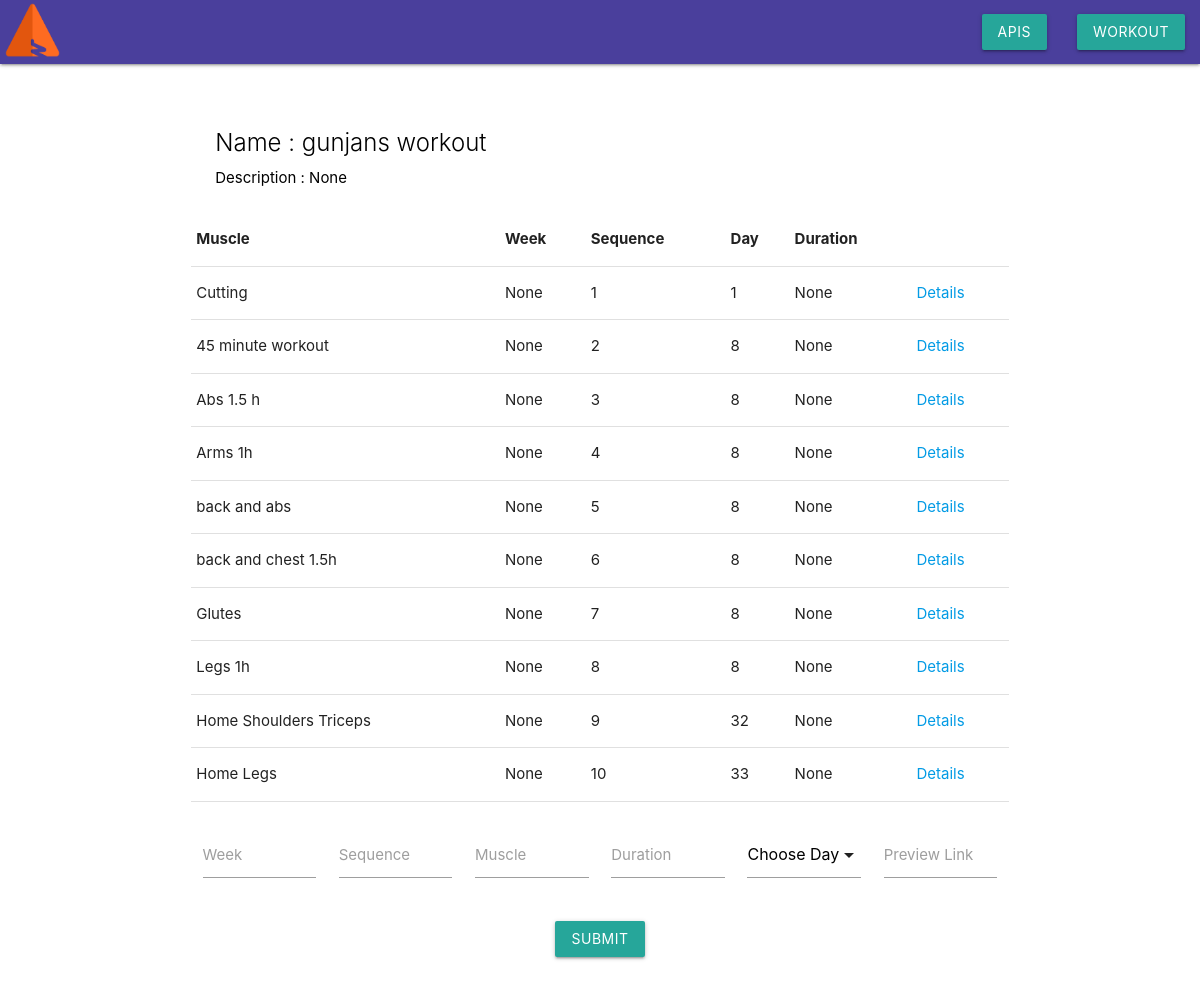
/workoutprograms/details/8, run on the app's committed database.
### database/database.py (models this page shows, shortened)
class WorkoutPrograms(db.Model):
    id = db.Column(db.Integer, primary_key=True)
    name = db.Column(db.String(50)) # 4 weeks Beginner Program"
    bodyPart = db.Column(db.String(50)) # ": "FullBody",
    difficulty = db.Column(db.String(50)) # ": "Beginner",
    duration = db.Column(db.Integer) # ": "40",
    frequency = db.Column(db.Integer) # ": "4",
    previewLink = db.Column(db.String(250)) # ": "https://www.jefit.com/images/exercises/50_50/8.jpg",
    routine = db.Column(db.String(50)) # ": "None",
    shortDescription = db.Column(db.String(50)) # ": "Sample Beginner Program",
    type = db.Column(db.String(50)) # ": "Bulking",
    weeks = db.Column(db.Integer) # ": "4"
    createdDate = db.Column(DateTime, default=datetime.utcnow)
    updatedDate = db.Column(DateTime, onupdate=datetime.utcnow)
    activity_id = db.Column(db.Integer, db.ForeignKey(Activity.id), nullable=False)
    activity = db.relationship('Activity', backref='workoutprograms')

class ProgramRoutines(db.Model):
    id = db.Column(db.Integer, primary_key=True)
    Day = db.Column(db.Integer) # ": "1",
    Duration = db.Column(db.Integer)  # ": "40",
    Musle = db.Column(db.String(50)) # ": "Chest and tricepts",
    PreviewLink = db.Column(db.String(250)) # ": "https://www.jefit.com/images/exercises/50_50/32.jpg",
    RoutineId = db.Column(db.Integer)  # ": "123",
    Sequence = db.Column(db.Integer)  # ": "1",
    Week = db.Column(db.Integer)  # ": "1"
    workoutprogram_id = db.Column(db.Integer, db.ForeignKey(WorkoutPrograms.id), nullable=False)
    workoutprograms = db.relationship("WorkoutPrograms", backref='programroutines')

### app.py (the view)
@app.route('/workoutprograms/details/<int:id>', methods=['GET', 'POST'])
def wodetails(id):
    try:
        wodetail = database.WorkoutPrograms.query.filter(database.WorkoutPrograms.id == id).one()
    except:
        wodetail = 'No Reulst Found'
    try:
        routine = database.ProgramRoutines.query.filter(database.ProgramRoutines.workoutprogram_id == id).all()
    except:
        None
    if request.method == 'POST':
        createroutine = database.ProgramRoutines()
        createroutine.workoutprogram_id = id
        createroutine.Duration = request.form['Duration']
        createroutine.Day = request.form['Day']
        createroutine.Musle = request.form['Musle']
        createroutine.PreviewLink = request.form['PreviewLink']
        createroutine.Sequence = request.form['Sequence']
        createroutine.Week = request.form['Week']
        dbsession.session.add(createroutine)
        dbsession.session.commit()
        return redirect(url_for('wodetails', id=id, wodetail=wodetail, routine=routine))
    else:
        return render_template('/workouts/wodetails.html', wodetail=wodetail, routine=routine)

### templates/workouts/wodetails.html (shortened to what this page needs)
{% extends "layout.html" %}
{% block content %}
<div class="container">
    <div class="section">
        <div class="row ">
            <div class="col s12 m12 l12">
                <div class="card" style="box-shadow: 0px 0px 0px 0px;">
                    {% if wodetail: %}
                    <div class="card-content black-text">
                        <h5 class="card-title">Name : {{ wodetail.name }}</h5>
                        <p>Description : {{ wodetail.shortDescription }}</p>
                    </div>
                    {% endif %}
                    {% if routine: %}
                    <table>
                        <thead>
                        <tr>
                            <th>Muscle</th>
                            <th>Week</th>
                            <th>Sequence</th>
                            <th>Day</th>
                            <th>Duration</th>
                        </tr>
                        </thead>
                        <tbody>
                        {% for row in routine %}
                        <tr>
                            <td>{{row.Musle}}</td>
                            <td>{{row.Week}}</td>
                            <td>{{row.Sequence}}</td>
                            <td>{{row.Day}}</td>
                            <td>{{row.Duration}}</td>
                            <td><a href="{{ url_for('routineDetails', id=row.id)}}">Details</a></td>
                        </tr>
                        {% endfor %}
                        </tbody>
                    </table>
                    {% endif %}
                    <div class="input-field col s12">
                        <form action="{{ url_for('wodetails', id=wodetail.id)}}" method="POST">
                            <div class="row">
                                <div class="input-field col s2">
                                    <input id="Week" type="text" name="Week" class="validate">
                                    <label for="Week">Week</label>
                                </div>
                                <div class="input-field col s2">
                                    <input id="Sequence" type="text" name="Sequence" class="validate">
                                    <label for="Sequence">Sequence</label>
                                </div>
                                <div class="input-field col s2">
                                    <input id="Musle" type="text" name="Musle" class="validate">
                                    <label for="Musle">Muscle</label>
                                </div>
                                <div class="input-field col s2">
                                    <input id="duration" type="text" name="Duration" class="validate">
                                    <label for="duration">Duration</label>
                                </div>
                                <div class="input-field col s2">
                                </div>
                                <div class="input-field col s2">
                                    <input id="PreviewLink" type="text" name="PreviewLink" class="validate">
                                    <label for="PreviewLink">Preview Link</label>
                                </div>
                            </div>
                            <center>
                                <div class="container">
                                    <button class="btn waves-effect waves-light" type="submit" name="action">Submit
                                    </button>
                                </div>
                            </center>
                        </form>
                    </div>
                </div>
            </div>
        </div>
    </div>
</div>
{% endblock %}

### templates/layout.html (shortened to what this page needs)
<!DOCTYPE html>
<html>
<head>
    <link rel="stylesheet" href="https://cdnjs.cloudflare.com/ajax/libs/materialize/1.0.0-rc.2/css/materialize.min.css">
</head>
<body>
<div class="navbar-fixed">
    <nav style="background-color:#4a3f9c">
        <div class="nav-wrapper">
            <a href="{{ url_for('home') }}" class="left hide-on-med-and-down"><img
                    src="{{ url_for('static', filename='images/logo.png') }}"
                    style="height:60px; width:60px; padding-left: 5px; padding-top:2px; padding-bottom: 2px;"></a>
            <ul class="right hide-on-med-and-down">
                <li><a class='dropdown-trigger btn' href='#' data-target='dropdown2'>APIs</a></li>
                <li><a class='dropdown-trigger btn' href='#' data-target='dropdown1'>WorkOut</a></li>
            </ul>
        </div>
    </nav>
</div>
<div class="row">
    {% block content %}
    {% endblock %}
</div>
</body>
</html>

### data on the page
WorkoutPrograms: name "gunjans workout", shortDescription "None"
ProgramRoutines: Musle "Cutting", Week "None", Sequence "1", Day "1", Duration "None"
ProgramRoutines: Musle "45 minute workout", Week "None", Sequence "2", Day "8", Duration "None"
ProgramRoutines: Musle "Abs 1.5 h", Week "None", Sequence "3", Day "8", Duration "None"
ProgramRoutines: Musle "Arms 1h", Week "None", Sequence "4", Day "8", Duration "None"
ProgramRoutines: Musle "back and abs", Week "None", Sequence "5", Day "8", Duration "None"
ProgramRoutines: Musle "back and chest 1.5h", Week "None", Sequence "6", Day "8", Duration "None"
ProgramRoutines: Musle "Glutes", Week "None", Sequence "7", Day "8", Duration "None"
ProgramRoutines: Musle "Legs 1h", Week "None", Sequence "8", Day "8", Duration "None"
ProgramRoutines: Musle "Home Shoulders Triceps", Week "None", Sequence "9", Day "32", Duration "None"
ProgramRoutines: Musle "Home Legs", Week "None", Sequence "10", Day "33", Duration "None"
